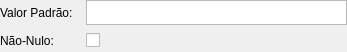
<?xml version="1.0" encoding="UTF-8"?>
<ui version="4.0">
 <class>ColunaWidget</class>
 <widget class="QWidget" name="ColunaWidget">
  <property name="geometry">
   <rect>
    <x>0</x>
    <y>0</y>
    <width>347</width>
    <height>52</height>
   </rect>
  </property>
  <property name="windowTitle">
   <string>Form</string>
  </property>
  <layout class="QGridLayout" name="coluna_grid">
   <property name="margin">
    <number>0</number>
   </property>
   <item row="0" column="0">
    <widget class="QLabel" name="valorpadrao_lbl">
     <property name="minimumSize">
      <size>
       <width>80</width>
       <height>0</height>
      </size>
     </property>
     <property name="maximumSize">
      <size>
       <width>75</width>
       <height>16777215</height>
      </size>
     </property>
     <property name="text">
      <string>Valor Padrão:</string>
     </property>
    </widget>
   </item>
   <item row="0" column="1" colspan="2">
    <widget class="QTextEdit" name="valor_padrao_txt">
     <property name="maximumSize">
      <size>
       <width>16777215</width>
       <height>25</height>
      </size>
     </property>
     <property name="frameShadow">
      <enum>QFrame::Sunken</enum>
     </property>
     <property name="lineWidth">
      <number>1</number>
     </property>
     <property name="midLineWidth">
      <number>0</number>
     </property>
     <property name="verticalScrollBarPolicy">
      <enum>Qt::ScrollBarAlwaysOff</enum>
     </property>
     <property name="horizontalScrollBarPolicy">
      <enum>Qt::ScrollBarAlwaysOff</enum>
     </property>
     <property name="undoRedoEnabled">
      <bool>false</bool>
     </property>
     <property name="readOnly">
      <bool>false</bool>
     </property>
     <property name="textInteractionFlags">
      <set>Qt::TextEditorInteraction</set>
     </property>
    </widget>
   </item>
   <item row="1" column="0">
    <widget class="QLabel" name="label">
     <property name="text">
      <string>Não-Nulo:</string>
     </property>
    </widget>
   </item>
   <item row="1" column="1">
    <widget class="QCheckBox" name="nao_nulo_chk">
     <property name="text">
      <string/>
     </property>
    </widget>
   </item>
   <item row="1" column="2">
    <spacer name="horizontalSpacer">
     <property name="orientation">
      <enum>Qt::Horizontal</enum>
     </property>
     <property name="sizeHint" stdset="0">
      <size>
       <width>240</width>
       <height>20</height>
      </size>
     </property>
    </spacer>
   </item>
  </layout>
 </widget>
 <resources/>
 <connections/>
</ui>
